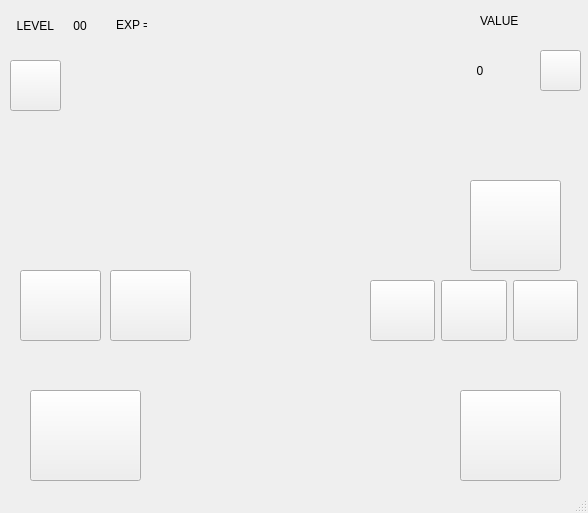
<?xml version="1.0" encoding="UTF-8"?>
<ui version="4.0">
 <class>MainWindow</class>
 <widget class="QMainWindow" name="MainWindow">
  <property name="geometry">
   <rect>
    <x>0</x>
    <y>0</y>
    <width>588</width>
    <height>513</height>
   </rect>
  </property>
  <property name="sizePolicy">
   <sizepolicy hsizetype="Preferred" vsizetype="Preferred">
    <horstretch>0</horstretch>
    <verstretch>0</verstretch>
   </sizepolicy>
  </property>
  <property name="windowTitle">
   <string>MainWindow</string>
  </property>
  <widget class="QWidget" name="centralwidget">
   <widget class="QPushButton" name="pushButton">
    <property name="geometry">
     <rect>
      <x>10</x>
      <y>60</y>
      <width>51</width>
      <height>51</height>
     </rect>
    </property>
    <property name="cursor">
     <cursorShape>PointingHandCursor</cursorShape>
    </property>
    <property name="text">
     <string/>
    </property>
   </widget>
   <widget class="QWidget" name="horizontalLayoutWidget_2">
    <property name="geometry">
     <rect>
      <x>480</x>
      <y>0</y>
      <width>101</width>
      <height>41</height>
     </rect>
    </property>
    <layout class="QHBoxLayout" name="horizontalLayout_2">
     <item>
      <widget class="QLabel" name="label_3">
       <property name="text">
        <string>VALUE</string>
       </property>
      </widget>
     </item>
     <item>
      <widget class="QLabel" name="label_2">
       <property name="sizePolicy">
        <sizepolicy hsizetype="Minimum" vsizetype="Minimum">
         <horstretch>0</horstretch>
         <verstretch>0</verstretch>
        </sizepolicy>
       </property>
       <property name="text">
        <string/>
       </property>
      </widget>
     </item>
    </layout>
   </widget>
   <widget class="QLabel" name="label_5">
    <property name="geometry">
     <rect>
      <x>470</x>
      <y>50</y>
      <width>61</width>
      <height>41</height>
     </rect>
    </property>
    <property name="text">
     <string>  0</string>
    </property>
   </widget>
   <widget class="QPushButton" name="pushButton_2">
    <property name="geometry">
     <rect>
      <x>540</x>
      <y>50</y>
      <width>41</width>
      <height>41</height>
     </rect>
    </property>
    <property name="sizePolicy">
     <sizepolicy hsizetype="Maximum" vsizetype="Minimum">
      <horstretch>0</horstretch>
      <verstretch>0</verstretch>
     </sizepolicy>
    </property>
    <property name="cursor">
     <cursorShape>PointingHandCursor</cursorShape>
    </property>
    <property name="layoutDirection">
     <enum>Qt::LeftToRight</enum>
    </property>
    <property name="text">
     <string/>
    </property>
   </widget>
   <widget class="QPushButton" name="pushButton_3">
    <property name="geometry">
     <rect>
      <x>460</x>
      <y>390</y>
      <width>101</width>
      <height>91</height>
     </rect>
    </property>
    <property name="sizePolicy">
     <sizepolicy hsizetype="Preferred" vsizetype="Preferred">
      <horstretch>0</horstretch>
      <verstretch>0</verstretch>
     </sizepolicy>
    </property>
    <property name="cursor">
     <cursorShape>PointingHandCursor</cursorShape>
    </property>
    <property name="text">
     <string/>
    </property>
   </widget>
   <widget class="QLabel" name="label">
    <property name="geometry">
     <rect>
      <x>10</x>
      <y>0</y>
      <width>51</width>
      <height>51</height>
     </rect>
    </property>
    <property name="text">
     <string>  LEVEL </string>
    </property>
   </widget>
   <widget class="QWidget" name="layoutWidget">
    <property name="geometry">
     <rect>
      <x>370</x>
      <y>280</y>
      <width>208</width>
      <height>61</height>
     </rect>
    </property>
    <layout class="QHBoxLayout" name="horizontalLayout_3">
     <item>
      <widget class="QPushButton" name="Sheepcote">
       <property name="sizePolicy">
        <sizepolicy hsizetype="Preferred" vsizetype="Minimum">
         <horstretch>0</horstretch>
         <verstretch>0</verstretch>
        </sizepolicy>
       </property>
       <property name="cursor">
        <cursorShape>PointingHandCursor</cursorShape>
       </property>
       <property name="text">
        <string/>
       </property>
      </widget>
     </item>
     <item>
      <widget class="QPushButton" name="Dairyfarm">
       <property name="sizePolicy">
        <sizepolicy hsizetype="Minimum" vsizetype="Minimum">
         <horstretch>0</horstretch>
         <verstretch>0</verstretch>
        </sizepolicy>
       </property>
       <property name="cursor">
        <cursorShape>PointingHandCursor</cursorShape>
       </property>
       <property name="text">
        <string/>
       </property>
      </widget>
     </item>
     <item>
      <widget class="QPushButton" name="Aviculture">
       <property name="sizePolicy">
        <sizepolicy hsizetype="Minimum" vsizetype="Minimum">
         <horstretch>0</horstretch>
         <verstretch>0</verstretch>
        </sizepolicy>
       </property>
       <property name="cursor">
        <cursorShape>PointingHandCursor</cursorShape>
       </property>
       <property name="text">
        <string/>
       </property>
      </widget>
     </item>
    </layout>
   </widget>
   <widget class="QPushButton" name="silo">
    <property name="geometry">
     <rect>
      <x>470</x>
      <y>180</y>
      <width>91</width>
      <height>91</height>
     </rect>
    </property>
    <property name="sizePolicy">
     <sizepolicy hsizetype="Minimum" vsizetype="Minimum">
      <horstretch>0</horstretch>
      <verstretch>0</verstretch>
     </sizepolicy>
    </property>
    <property name="cursor">
     <cursorShape>PointingHandCursor</cursorShape>
    </property>
    <property name="text">
     <string/>
    </property>
   </widget>
   <widget class="QPushButton" name="garner">
    <property name="geometry">
     <rect>
      <x>30</x>
      <y>390</y>
      <width>111</width>
      <height>91</height>
     </rect>
    </property>
    <property name="sizePolicy">
     <sizepolicy hsizetype="Minimum" vsizetype="Minimum">
      <horstretch>0</horstretch>
      <verstretch>0</verstretch>
     </sizepolicy>
    </property>
    <property name="cursor">
     <cursorShape>PointingHandCursor</cursorShape>
    </property>
    <property name="text">
     <string/>
    </property>
   </widget>
   <widget class="QPushButton" name="WheatLand">
    <property name="geometry">
     <rect>
      <x>110</x>
      <y>270</y>
      <width>81</width>
      <height>71</height>
     </rect>
    </property>
    <property name="sizePolicy">
     <sizepolicy hsizetype="Minimum" vsizetype="Minimum">
      <horstretch>0</horstretch>
      <verstretch>0</verstretch>
     </sizepolicy>
    </property>
    <property name="cursor">
     <cursorShape>PointingHandCursor</cursorShape>
    </property>
    <property name="text">
     <string/>
    </property>
   </widget>
   <widget class="QPushButton" name="alfalfaLand">
    <property name="geometry">
     <rect>
      <x>20</x>
      <y>270</y>
      <width>81</width>
      <height>71</height>
     </rect>
    </property>
    <property name="sizePolicy">
     <sizepolicy hsizetype="Minimum" vsizetype="Minimum">
      <horstretch>0</horstretch>
      <verstretch>0</verstretch>
     </sizepolicy>
    </property>
    <property name="cursor">
     <cursorShape>PointingHandCursor</cursorShape>
    </property>
    <property name="text">
     <string/>
    </property>
   </widget>
   <widget class="QLabel" name="label_4">
    <property name="geometry">
     <rect>
      <x>70</x>
      <y>10</y>
      <width>31</width>
      <height>31</height>
     </rect>
    </property>
    <property name="text">
     <string> 00 </string>
    </property>
   </widget>
   <widget class="QLabel" name="exp1">
    <property name="geometry">
     <rect>
      <x>116</x>
      <y>9</y>
      <width>31</width>
      <height>31</height>
     </rect>
    </property>
    <property name="text">
     <string>EXP =</string>
    </property>
   </widget>
   <widget class="QLabel" name="exp2">
    <property name="geometry">
     <rect>
      <x>150</x>
      <y>10</y>
      <width>31</width>
      <height>31</height>
     </rect>
    </property>
    <property name="text">
     <string/>
    </property>
   </widget>
  </widget>
  <widget class="QMenuBar" name="menubar">
   <property name="geometry">
    <rect>
     <x>0</x>
     <y>0</y>
     <width>588</width>
     <height>21</height>
    </rect>
   </property>
  </widget>
  <widget class="QStatusBar" name="statusbar"/>
 </widget>
 <resources/>
 <connections/>
</ui>
